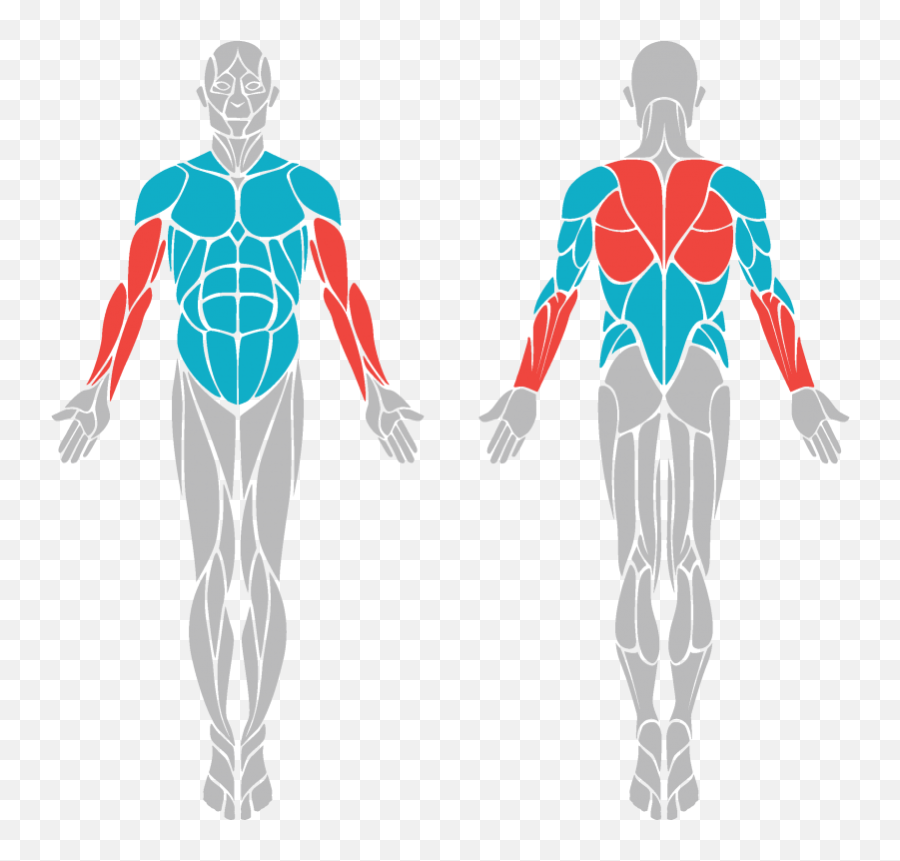
#> input picture tools/corpo_original.png, 900 x 861 px, found by its file name
$ python gerar_mascaras.py
#> lines starting #> are read from the running program, lines starting #| are printed output that depends on the picture; after the words box and inside, x2 and y2 are one past the last pixel; in counts of white or black regions, pixels touching at a corner belong together
"""Gera as mascaras de cada divisao corporal a partir da imagem original.

Cada divisao e um poligono desenhado por cima da figura. A silhueta recorta
as bordas externas, entao o contorno do corpo fica sempre perfeito.
"""
from PIL import Image, ImageDraw, ImageFilter
from scipy import ndimage
from collections import deque
import numpy as np, json, os


def recortar_fundo(a):
    """Separa a figura do xadrez de transparencia achatado no PNG."""
    h, w, _ = a.shape
#> h = 861; w = 900
    quase_branco = a.min(axis=2) >= 232
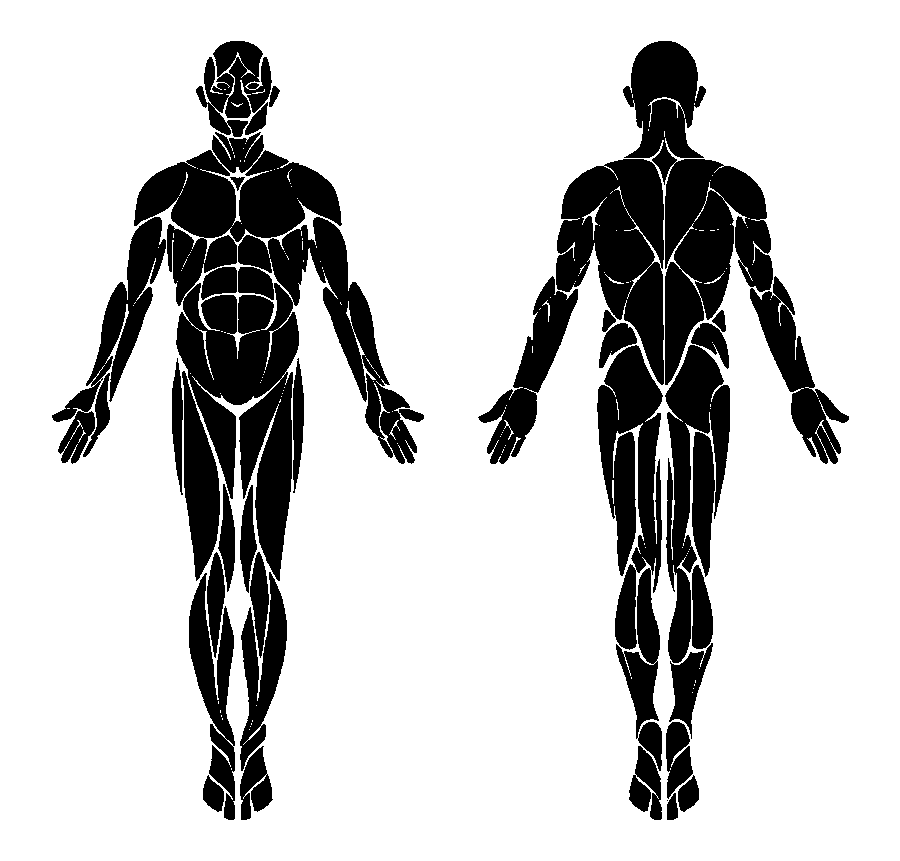
#> quase_branco: shape (861, 900) bool; 78.7% white; 38 black regions (1 under 20 px), largest, box (x1, y1, x2, y2) and area: (134, 132, 424, 581) 45550, (623, 41, 773, 385) 21107, (597, 345, 663, 771) 15618
    visto = np.zeros((h, w), bool)
    fila = deque()
    for x in range(w):
        for y in (0, h - 1):
            if quase_branco[y, x] and not visto[y, x]:
                visto[y, x] = True
                fila.append((y, x))
#> visto: shape (861, 900) bool; 0.23% white in thin lines or dots
    for y in range(h):
        for x in (0, w - 1):
            if quase_branco[y, x] and not visto[y, x]:
                visto[y, x] = True
                fila.append((y, x))
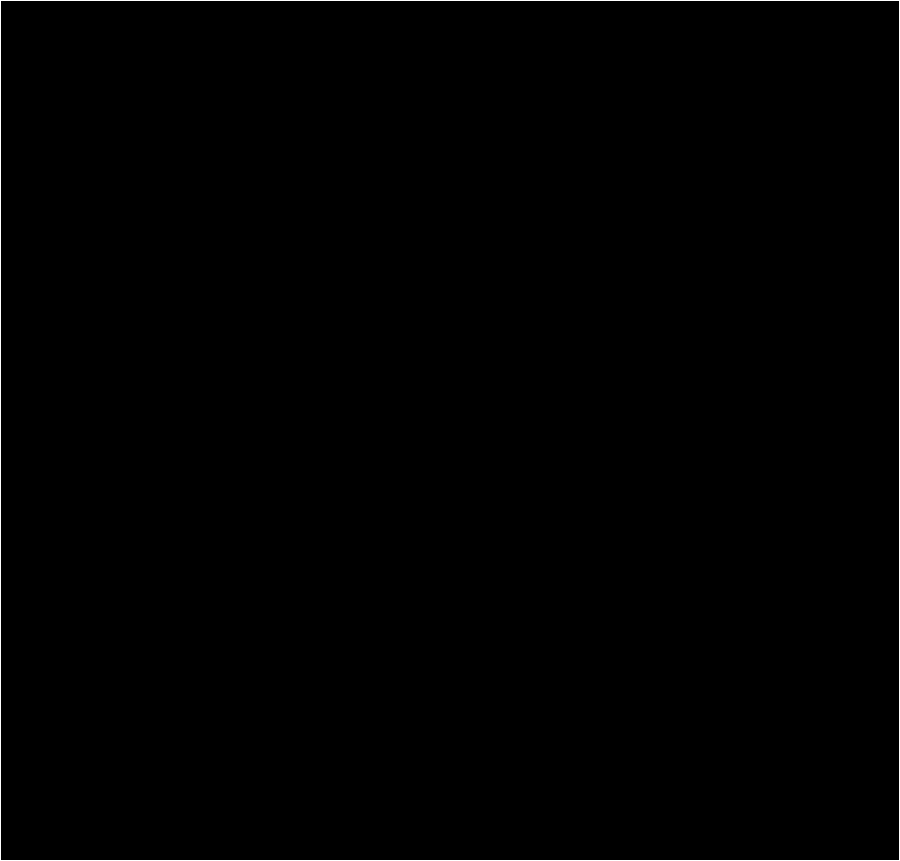
#> visto: shape (861, 900) bool; 0.45% white in thin lines or dots
    while fila:
        y, x = fila.popleft()
        for dy, dx in ((1, 0), (-1, 0), (0, 1), (0, -1)):
            ny, nx = y + dy, x + dx
            if 0 <= ny < h and 0 <= nx < w and not visto[ny, nx] and quase_branco[ny, nx]:
                visto[ny, nx] = True
                fila.append((ny, nx))
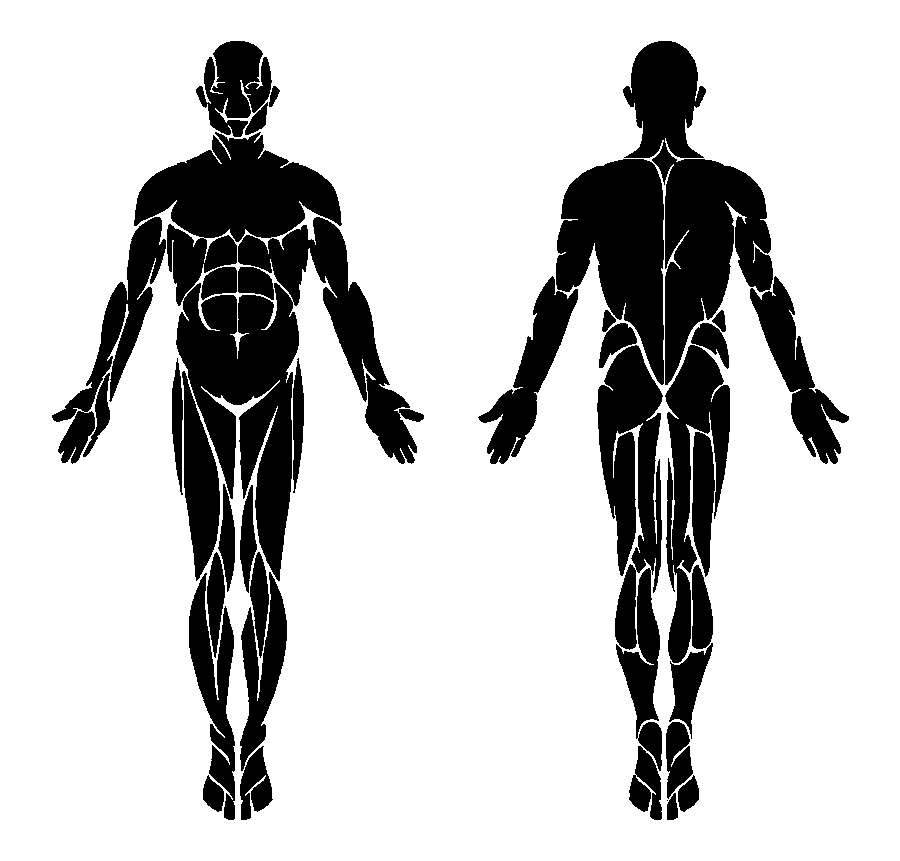
#> visto: shape (861, 900) bool; 78.3% white; 37 black regions (1 under 20 px), largest, box (x1, y1, x2, y2) and area: (134, 132, 424, 581) 46871, (623, 41, 773, 385) 21520, (597, 345, 663, 771) 15727
    # as linhas brancas internas encostam na borda e vazam: seladas aqui
    corpo = ndimage.binary_closing(~visto, structure=np.ones((5, 5)))
    return ndimage.binary_fill_holes(corpo)

ORIGEM = 'tools/corpo_original.png'   # imagem de origem
SAIDA = 'assets/body'
LARGURA = 300
CAIXAS = {"frente": (52, 41, 424, 820), "costas": (477, 41, 849, 820)}

OMBROS = [
    [(28,14),(40,14),(40,22),(36,26),(27,27),(21,24),(22,18)],
    [(72,14),(60,14),(60,22),(64,26),(73,27),(79,24),(78,18)],
]
BRACOS = [
    [(19,26),(30,27),(29,32),(25,38),(15,37),(14,30)],
    [(81,26),(70,27),(71,32),(75,38),(85,37),(86,30)],
]
PERNAS = [[(31,53),(69,53),(70,75),(66,99),(34,99),(30,75)]]

REGIOES = {
    "frente": {
        "ombros":  OMBROS,
        "peito":   [[(38,15),(50,16),(62,15),(63,23),(60,29),(50,31),(40,29),(37,23)]],
        "abdomen": [[(35,29),(65,29),(64,40),(61,48),(50,52),(39,48),(36,40)]],
        "biceps":  BRACOS,
        "pernas":  PERNAS,
    },
    "costas": {
        "ombros":  OMBROS,
        "costas":  [[(36,15),(64,15),(66,24),(62,34),(56,45),(50,48),(44,45),(38,34),(34,24)]],
        "triceps": BRACOS,
        "pernas":  PERNAS,
    },
}

corpo = recortar_fundo(np.array(Image.open(ORIGEM).convert('RGB')))
src = np.array(Image.open(ORIGEM).convert('RGB'))
#> src is the input picture: shape (861, 900, 3); mean R, G, B 228, 230.7, 232
os.makedirs(SAIDA, exist_ok=True)
mapa = {}

for vista, (x0, y0, x1, y1) in CAIXAS.items():
    silhueta = corpo[y0:y1, x0:x1]
    pixels = src[y0:y1, x0:x1]
    h, w = silhueta.shape
    altura = int(LARGURA * h / w)

    linha = (pixels.min(axis=2) >= 235) & silhueta
    suave = np.array(Image.fromarray((linha * 255).astype('uint8'))
                     .filter(ImageFilter.GaussianBlur(0.7))) / 255.0
    rgb = np.repeat(((0.60 + 0.40 * suave) * 255).astype('uint8')[:, :, None], 3, 2)
    alfa_corpo = (silhueta * 255).astype('uint8')

    def salvar(nome, alfa_arr):
        img = Image.fromarray(np.dstack([rgb, alfa_arr.astype('uint8')]), 'RGBA')
        img.resize((LARGURA, altura), Image.LANCZOS).save(f'{SAIDA}/{vista}_{nome}.png')

    salvar('base', alfa_corpo)

    for nome, poligonos in REGIOES[vista].items():
        mascara = Image.new('L', (w, h), 0)
        desenho = ImageDraw.Draw(mascara)
        for poly in poligonos:
            desenho.polygon([(px / 100 * w, py / 100 * h) for px, py in poly], fill=255)
        salvar(nome, np.minimum(np.array(mascara), alfa_corpo))

    mapa[vista] = {"proporcao": round(LARGURA / altura, 4),
                   "regioes": REGIOES[vista]}
#> this loop made 2 passes
#> pass 1, `pixels = src[y0:y1, x0:x1]`:
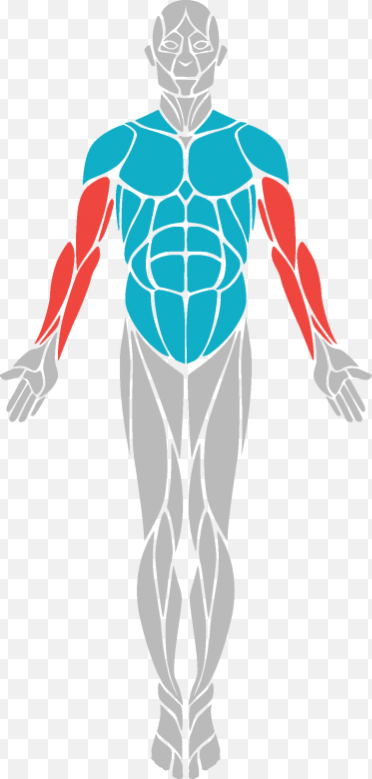
#> pixels: shape (779, 372, 3); mean R, G, B 217.8, 226.7, 228.9
#> pass 1, `suave = np.array(Image.fromarray((linha * 255).astype('uint8')) .filte..`:
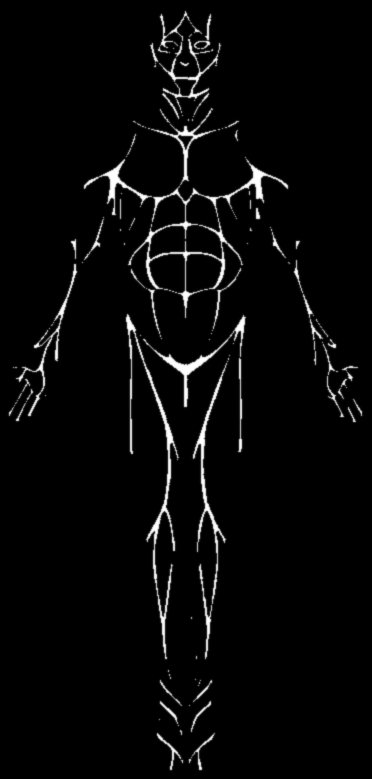
#> suave: shape (779, 372) float64; min 0, max 1, mean 0.0312
#> pass 1, `rgb = np.repeat(((0.60 + 0.40 * suave) * 255).astype('uint8')[:, :, No..`:
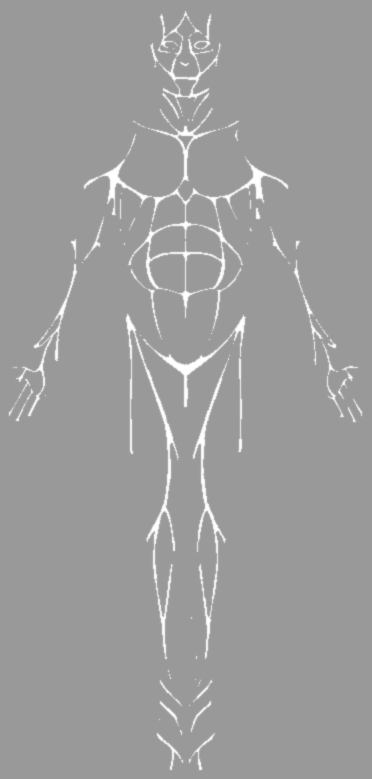
#> rgb: shape (779, 372, 3); min 153, max 255, mean 156.1
#> after the loop:
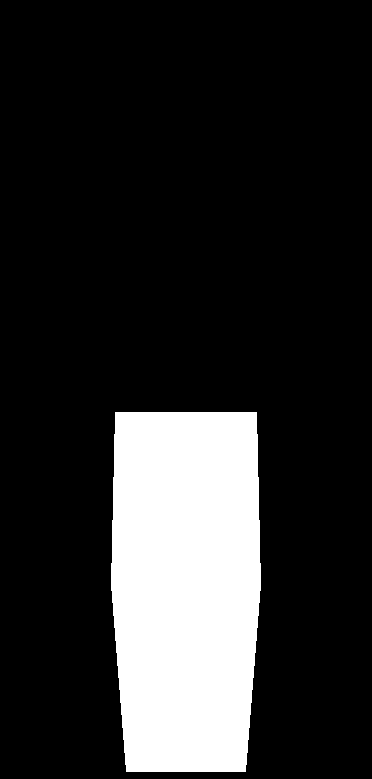
#> mascara: PIL image 372x779 L; 17.4% white; 1 white region, box (x1, y1, x2, y2) and area: (111, 412, 261, 772) 50488
#> after the loop, mapa = 2 items

with open(f'{SAIDA}/mapa.json', 'w') as f:
    json.dump(mapa, f, indent=2)
print('ok:', len(os.listdir(SAIDA)), 'arquivos')
